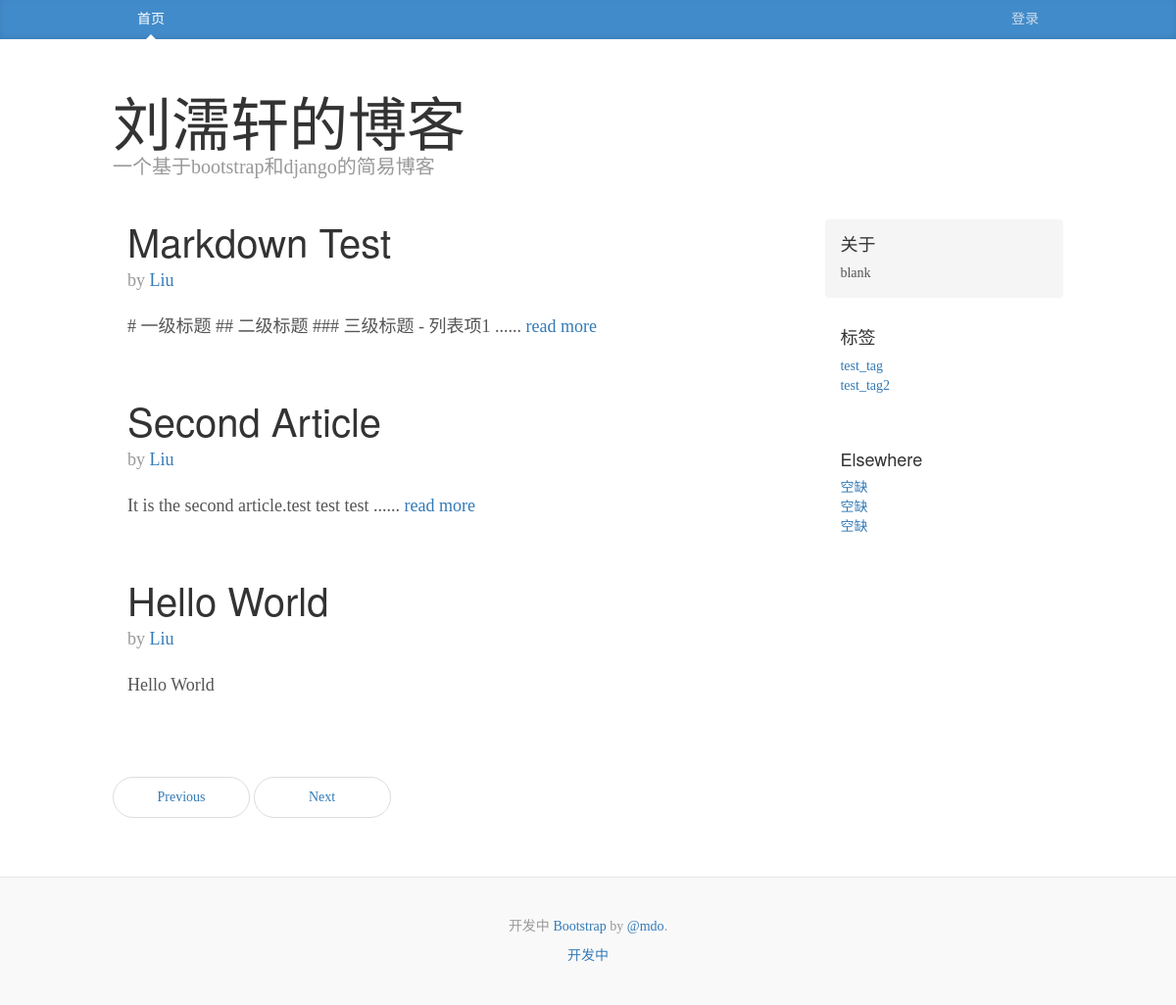
Before: / with the older database file.
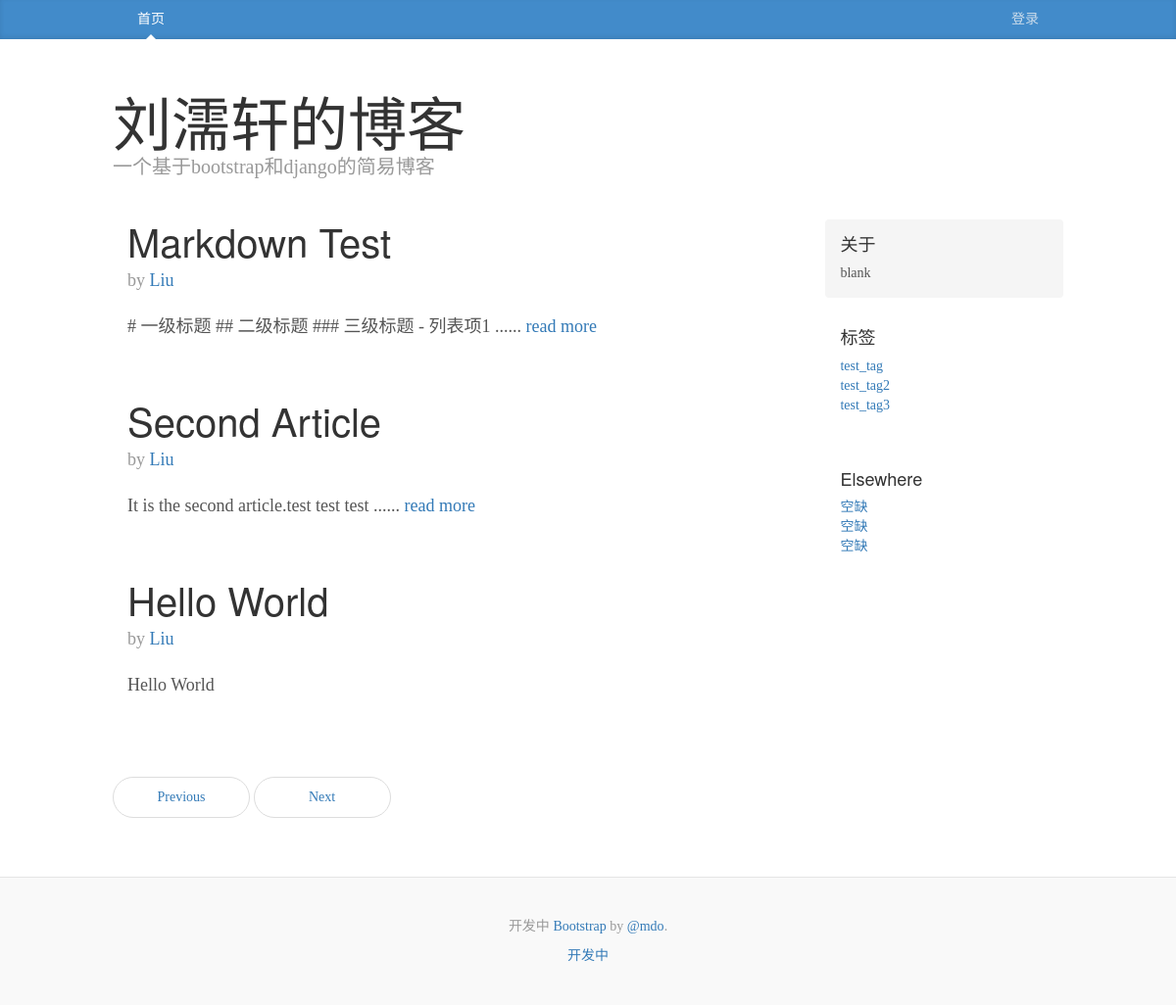
After: the same page with the newer database file.
### articles/models.py (models this page shows, shortened)
class Article(models.Model):
    title = models.CharField(max_length=100)
    content = models.TextField(null=True, blank=True)
    pub_date = models.DateTimeField('date published')
    author = models.CharField(max_length=100, default='Liu')
    class Meta:
        ordering = ['-pub_date']

class Tag(models.Model):
    content = models.CharField(max_length=100)
    def __str__(self):
        return self.content

### articles/views.py (the view)
# urls.py: path('', views.home, name='home'),
def home(request):
    article_list = _get_queryset(Article)
    content = {'article_list': article_list, 'tag_list': tag_list()}
    return render(request, 'articles/blog_home.html', content)

### articles/views.py (called while the page is built)
def tag_list():
    tag_list = Tag.objects.all()
    return tag_list

### templates/articles/blog_home.html (shortened to what this page needs)
{% extends "articles/blog_base.html"%}
{% block content %}
    <div class="col-sm-8 blog-main">
    {% for article in article_list %}
        <div class="blog-post">
            <a href={% url "articles:detail" article.title %}>
                <h2 class="blog-post-title">{{ article.title }}</h2>
                <p class="blog-post-meta"> by <a href="#">{{ article.author }}</a></p>
                {% if article.content|length > 40 %}
                    {{ article.content|slice:':40' }}......
                    <a href={% url "articles:detail" article.title %}>
                    read more
                {% else %}
                    {{ article.content }}
              {% endif %}
          </div>
     {% endfor %}
    </div>
{% endblock %}

### templates/articles/sidebar.html
<div class="col-sm-3 col-sm-offset-1 blog-sidebar">
          <div class="sidebar-module sidebar-module-inset">
            <h4>关于</h4>
            <p>blank</p>
          </div>
          <div class="sidebar-module">
            <h4>标签</h4>
            <ol class="list-unstyled tag_list">
                {% for tag in tag_list %}
              <li><a href="#">{{ tag }}</a></li>
                {% endfor %}
            </ol>
          </div>
          <div class="sidebar-module">
            <h4>Elsewhere</h4>
              <ol class="list-unstyled">
              <li><a href="#">空缺</a></li>
              <li><a href="#">空缺</a></li>
              <li><a href="#">空缺</a></li>
            </ol>
          </div>
        </div>

Changed rows visible on the page:
added Tag: content "test_tag3"
